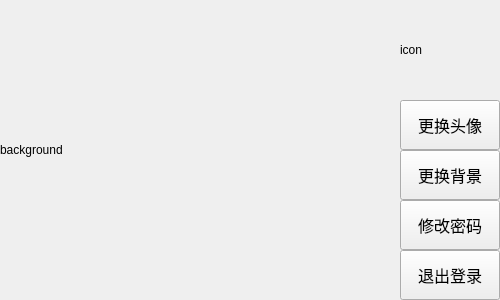
<?xml version="1.0" encoding="UTF-8"?>
<ui version="4.0">
 <class>PersonCard</class>
 <widget class="QWidget" name="PersonCard">
  <property name="geometry">
   <rect>
    <x>0</x>
    <y>0</y>
    <width>500</width>
    <height>300</height>
   </rect>
  </property>
  <property name="minimumSize">
   <size>
    <width>500</width>
    <height>300</height>
   </size>
  </property>
  <property name="maximumSize">
   <size>
    <width>500</width>
    <height>300</height>
   </size>
  </property>
  <property name="windowTitle">
   <string>Form</string>
  </property>
  <widget class="QLabel" name="iconlabel">
   <property name="geometry">
    <rect>
     <x>400</x>
     <y>0</y>
     <width>100</width>
     <height>100</height>
    </rect>
   </property>
   <property name="text">
    <string>icon</string>
   </property>
  </widget>
  <widget class="QToolButton" name="icontoolButton">
   <property name="geometry">
    <rect>
     <x>400</x>
     <y>100</y>
     <width>100</width>
     <height>50</height>
    </rect>
   </property>
   <property name="font">
    <font>
     <pointsize>12</pointsize>
    </font>
   </property>
   <property name="text">
    <string>更换头像</string>
   </property>
  </widget>
  <widget class="QLabel" name="backgroundlabel">
   <property name="geometry">
    <rect>
     <x>0</x>
     <y>0</y>
     <width>400</width>
     <height>300</height>
    </rect>
   </property>
   <property name="text">
    <string>background</string>
   </property>
  </widget>
  <widget class="QToolButton" name="backgroundtoolButton_2">
   <property name="geometry">
    <rect>
     <x>400</x>
     <y>150</y>
     <width>100</width>
     <height>50</height>
    </rect>
   </property>
   <property name="font">
    <font>
     <pointsize>12</pointsize>
    </font>
   </property>
   <property name="text">
    <string>更换背景</string>
   </property>
   <property name="arrowType">
    <enum>Qt::NoArrow</enum>
   </property>
  </widget>
  <widget class="QToolButton" name="exittoolButton_3">
   <property name="geometry">
    <rect>
     <x>400</x>
     <y>250</y>
     <width>100</width>
     <height>50</height>
    </rect>
   </property>
   <property name="font">
    <font>
     <pointsize>12</pointsize>
    </font>
   </property>
   <property name="text">
    <string>退出登录</string>
   </property>
  </widget>
  <widget class="QToolButton" name="passwordtoolButton_5">
   <property name="geometry">
    <rect>
     <x>400</x>
     <y>200</y>
     <width>100</width>
     <height>50</height>
    </rect>
   </property>
   <property name="font">
    <font>
     <pointsize>12</pointsize>
    </font>
   </property>
   <property name="text">
    <string>修改密码</string>
   </property>
  </widget>
 </widget>
 <resources/>
 <connections/>
</ui>
